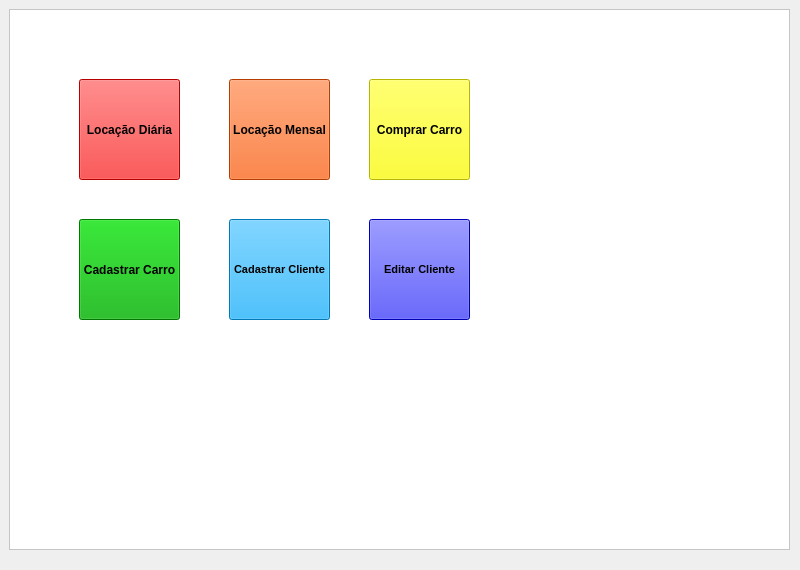
<?xml version="1.0" encoding="UTF-8"?>
<ui version="4.0">
 <class>MainWindow</class>
 <widget class="QMainWindow" name="MainWindow">
  <property name="geometry">
   <rect>
    <x>0</x>
    <y>0</y>
    <width>800</width>
    <height>570</height>
   </rect>
  </property>
  <property name="windowTitle">
   <string>MainWindow</string>
  </property>
  <widget class="QWidget" name="centralwidget">
   <widget class="QFrame" name="frame">
    <property name="geometry">
     <rect>
      <x>9</x>
      <y>9</y>
      <width>781</width>
      <height>541</height>
     </rect>
    </property>
    <property name="styleSheet">
     <string notr="true">background-color: rgb(255, 255, 255);
background-image: url(:/newPrefix/carroslocadora.png);</string>
    </property>
    <property name="frameShape">
     <enum>QFrame::StyledPanel</enum>
    </property>
    <property name="frameShadow">
     <enum>QFrame::Raised</enum>
    </property>
    <widget class="QPushButton" name="pushButton">
     <property name="geometry">
      <rect>
       <x>70</x>
       <y>70</y>
       <width>101</width>
       <height>101</height>
      </rect>
     </property>
     <property name="font">
      <font>
       <weight>75</weight>
       <bold>true</bold>
      </font>
     </property>
     <property name="styleSheet">
      <string notr="true">background-color: rgb(255, 0, 0);</string>
     </property>
     <property name="text">
      <string>Locação Diária</string>
     </property>
    </widget>
    <widget class="QPushButton" name="pushButton_2">
     <property name="geometry">
      <rect>
       <x>220</x>
       <y>70</y>
       <width>101</width>
       <height>101</height>
      </rect>
     </property>
     <property name="font">
      <font>
       <weight>75</weight>
       <bold>true</bold>
      </font>
     </property>
     <property name="styleSheet">
      <string notr="true">background-color: rgb(255, 85, 0);</string>
     </property>
     <property name="text">
      <string>Locação Mensal</string>
     </property>
    </widget>
    <widget class="QPushButton" name="pushButton_3">
     <property name="geometry">
      <rect>
       <x>360</x>
       <y>70</y>
       <width>101</width>
       <height>101</height>
      </rect>
     </property>
     <property name="font">
      <font>
       <weight>75</weight>
       <bold>true</bold>
      </font>
     </property>
     <property name="styleSheet">
      <string notr="true">background-color: rgb(255, 255, 0);</string>
     </property>
     <property name="text">
      <string>Comprar Carro</string>
     </property>
    </widget>
    <widget class="QPushButton" name="pushButton_4">
     <property name="geometry">
      <rect>
       <x>70</x>
       <y>210</y>
       <width>101</width>
       <height>101</height>
      </rect>
     </property>
     <property name="font">
      <font>
       <weight>75</weight>
       <bold>true</bold>
      </font>
     </property>
     <property name="styleSheet">
      <string notr="true">background-color: rgb(0, 170, 0);</string>
     </property>
     <property name="text">
      <string>Cadastrar Carro</string>
     </property>
    </widget>
    <widget class="QPushButton" name="pushButton_5">
     <property name="geometry">
      <rect>
       <x>220</x>
       <y>210</y>
       <width>101</width>
       <height>101</height>
      </rect>
     </property>
     <property name="font">
      <font>
       <pointsize>8</pointsize>
       <weight>75</weight>
       <bold>true</bold>
      </font>
     </property>
     <property name="styleSheet">
      <string notr="true">background-color: rgb(0, 170, 255);</string>
     </property>
     <property name="text">
      <string>Cadastrar Cliente</string>
     </property>
    </widget>
    <widget class="QPushButton" name="pushButton_6">
     <property name="geometry">
      <rect>
       <x>360</x>
       <y>210</y>
       <width>101</width>
       <height>101</height>
      </rect>
     </property>
     <property name="font">
      <font>
       <pointsize>8</pointsize>
       <weight>75</weight>
       <bold>true</bold>
      </font>
     </property>
     <property name="styleSheet">
      <string notr="true">background-color: rgb(0, 0, 255);</string>
     </property>
     <property name="text">
      <string>Editar Cliente</string>
     </property>
    </widget>
   </widget>
  </widget>
 </widget>
 <resources>
  <include location="img/teste.qrc"/>
 </resources>
 <connections/>
</ui>
